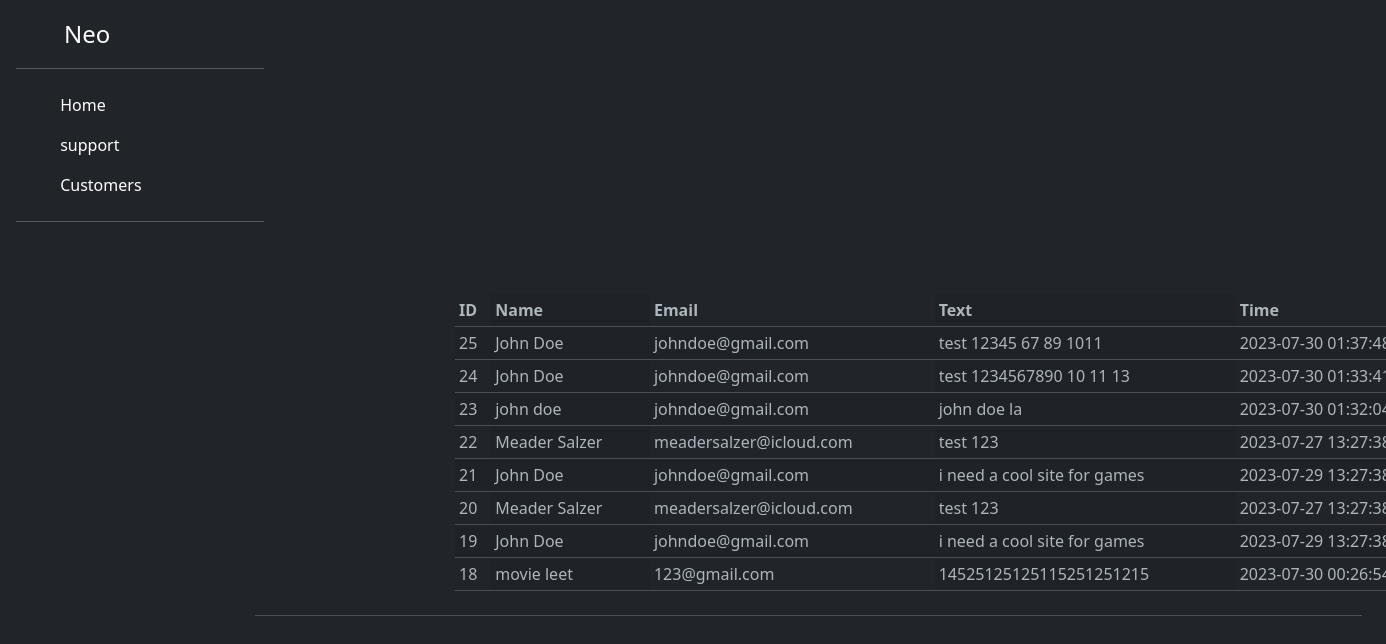
/admin/support.php (signed in), run on the app's committed database.
### tables this page shows
CREATE TABLE `contact` (
  `id` int(11) NOT NULL,
  `name` text NOT NULL,
  `email` text NOT NULL,
  `text` text NOT NULL,
  `timest` datetime NOT NULL
);

### admin/support.php (the view, shortened to what this page needs)
<?php
include 'includes/config.php';
if(isset($_SESSION['user'])){
?>
<!DOCTYPE html>
<html lang="en">
<head>
    <link href="https://cdn.jsdelivr.net/npm/bootstrap@5.3.0-alpha3/dist/css/bootstrap.min.css" rel="stylesheet">
    <link rel="stylesheet" href="assets/css/style.css">
</head>
<body data-bs-theme="dark">
    <div class="d-flex flex-column flex-shrink-0 p-3 text-bg-dark" style="width: 280px;">
        <a href="/" class="d-flex align-items-center mb-3 mb-md-0 me-md-auto text-white text-decoration-none">
          <svg class="bi pe-none me-2" width="40" height="32"><use xlink:href="#bootstrap"></use></svg>
          <span class="fs-4">Neo</span>
        </a>
        <hr>
        <ul class="nav nav-pills flex-column mb-auto">
          <li class="nav-item">
            <a href="dashboard" class="nav-link text-white" aria-current="page">
              <svg class="bi pe-none me-2" width="16" height="16"><use xlink:href="#home"></use></svg>
              Home
            </a>
          </li>
          <li>
            <a href="support" class="nav-link text-white">
              <svg class="bi pe-none me-2" width="16" height="16"><use xlink:href="#grid"></use></svg>
              support
            </a>
          </li>
          <li>
            <a href="customers" class="nav-link text-white">
              <svg class="bi pe-none me-2" width="16" height="16"><use xlink:href="#people-circle"></use></svg>
              Customers
            </a>
          </li>
        </ul>
        <hr>
      </div>
      <br>
      <main class="col-md-9 ms-sm-auto col-lg-10 px-md-4">
        <div class="d-flex justify-content-between flex-wrap flex-md-nowrap align-items-center pt-3 pb-2 mb-3 border-bottom">
            <div class="table-responsive">
              <table class="table table-striped table-striped-columns table-sm">
                <thead>
                  <tr>
                    <th scope="col">ID</th>
                    <th scope="col">Name</th>
                    <th scope="col">Email</th>
                    <th scope="col">Text</th>
                    <th scope="col">Time</th>
                  </tr>
                </thead>
                <tbody>
                  <?php
                  $sql = "SELECT * FROM contact ORDER BY id DESC";
                  $result = mysqli_query($conn, $sql);
                  if(mysqli_num_rows($result) > 0){
                    while($supportlist = mysqli_fetch_assoc($result)){?>
                  <tr>
                    <td><?php echo $supportlist['id']; ?></td>
                    <td><?php echo $supportlist['name']; ?></td>
                    <td><?php echo $supportlist['email']; ?></td>
                    <td><?php echo $supportlist['text']; ?></td>
                    <td><?php echo $supportlist['timest']; ?></td>
                  </tr>
                  <?php
                    }
                  }
                  ?>
                </tbody>
              </table>
            </div>
        </div>
    </main>
</body>
</html>
<?php
}else{
  header("Location: index");
}
?>

### admin/assets/css/style.css (style rules this page uses)
.table-responsive { position:relative; left:200px; width:1000px; }

### data on the page
contact: id "25", name "John Doe", email "johndoe@gmail.com", text "test 12345 67 89 1011", timest "2023-07-30…"
contact: id "24", name "John Doe", email "johndoe@gmail.com", text "test 1234567890 10 11 13", timest "2023-07-30…"
contact: id "23", name "john doe", email "johndoe@gmail.com", text "john doe la", timest "2023-07-30…"
contact: id "22", name "Meader Salzer", email "meadersalzer@icloud.com", text "test 123", timest "2023-07-27…"
contact: id "21", name "John Doe", email "johndoe@gmail.com", text "i need a cool site for games", timest "2023-07-29…"
contact: id "20", name "Meader Salzer", email "meadersalzer@icloud.com", text "test 123", timest "2023-07-27…"
contact: id "19", name "John Doe", email "johndoe@gmail.com", text "i need a cool site for games", timest "2023-07-29…"
contact: id "18", name "movie leet", email "123@gmail.com", text "14525125125115251251215", timest "2023-07-30…"
